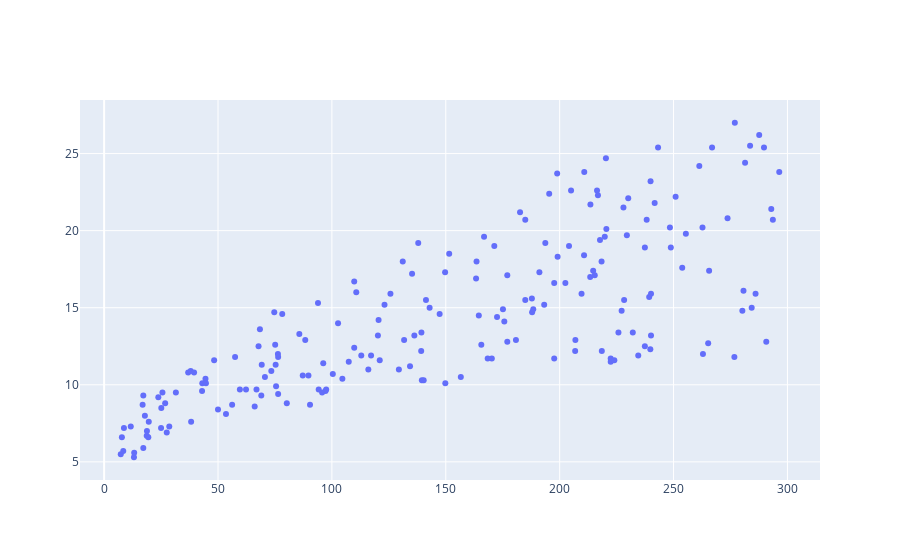

This figure's notebook cell:
### Markdown cell above
<h4>Scatter Plot</h4>

### Code cell
# Plotly
go.Figure(go.Scatter(x=df_Ad.TV, y=df_Ad.Sales, mode='markers', name='Data'))

### Figure 1 — Plotly figure (JSON) as saved in the notebook; plotly's stock layout.template omitted (floating-point values rounded to 4 significant figures; data arrays with more than 128 entries replaced by an {"elided": "..."} marker saying what was removed)
{"data": [{"mode": "markers", "name": "Data", "type": "scatter", "x": {"elided": "194 float values"}, "y": {"elided": "194 float values"}}], "layout": {}}
